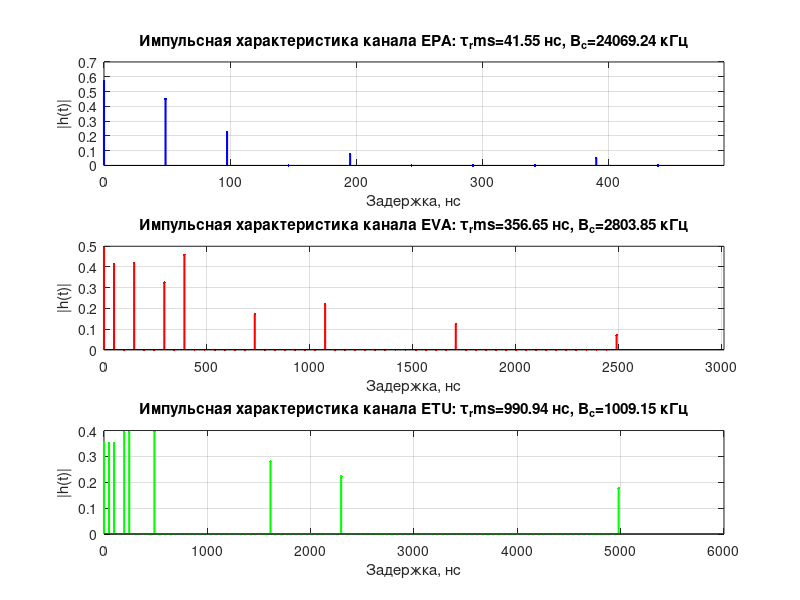
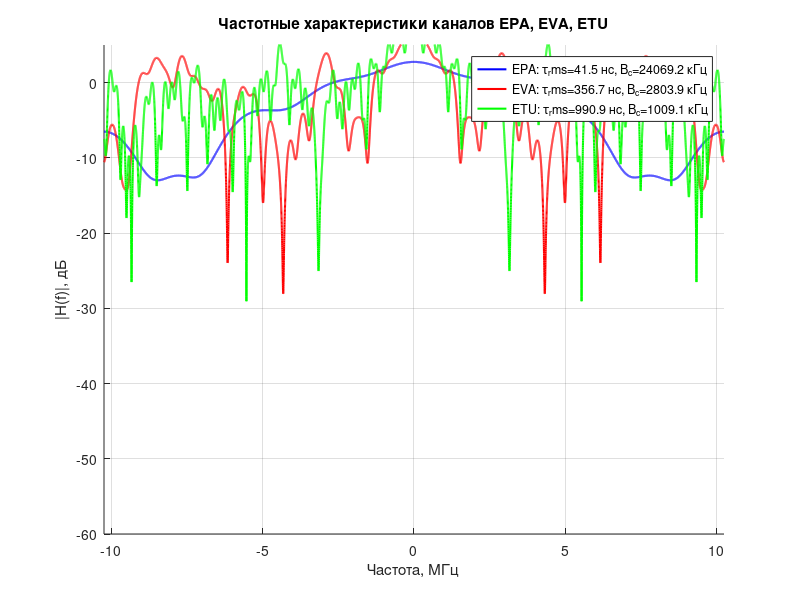

The MATLAB source for these figures, in order: (Note: this script raises an error after producing the figures.)
clc; clear; close all;

Nfft = 2048;                    % Размер FFT (по заданию)
M_data = 16;                    % Модуляция данных: 16-QAM
M_pilot = 4;                    % Модуляция пилотов: QPSK 
CP_len = round(Nfft/4);         % Длина CP = 1/4 * Nfft = 512
T_sym = 100e-6;                 % Длительность OFDM-символа 100 мкс (по заданию)
Fs = Nfft / T_sym;              % Частота дискретизации = 20.48 МГц
SNR_dB = 1:2:30;                % Диапазон SNR (дБ)
NumOfdmSymbols = 200;           % Количество OFDM символов

% ПРОФИЛИ КАНАЛОВ EPA, EVA, ETU 
% Задержки в наносекундах
EPA_delays_ns = [0, 30, 70, 80, 110, 190, 410];
EVA_delays_ns = [0, 30, 150, 310, 370, 710, 1090, 1730, 2510];
ETU_delays_ns = [0, 50, 120, 200, 230, 500, 1600, 2300, 5000];

% Средние относительные мощности в дБ
EPA_gains_dB = [0, -1, -2, -3, -8, -17.2, -20.8];
EVA_gains_dB = [0, -1.5, -1.4, -3.6, -0.6, -9.1, -7, -12, -16.9];
ETU_gains_dB = [-1, -1, -1, 0, 0, 0, -3, -5, -7];

% Перевод задержек в секунды
EPA_delays = EPA_delays_ns * 1e-9;
EVA_delays = EVA_delays_ns * 1e-9;
ETU_delays = ETU_delays_ns * 1e-9;

% Линейные мощности (нормированные)
EPA_gains_lin = 10.^(EPA_gains_dB/10);
EVA_gains_lin = 10.^(EVA_gains_dB/10);
ETU_gains_lin = 10.^(ETU_gains_dB/10);

EPA_gains_lin = EPA_gains_lin / sum(EPA_gains_lin);
EVA_gains_lin = EVA_gains_lin / sum(EVA_gains_lin);
ETU_gains_lin = ETU_gains_lin / sum(ETU_gains_lin);

channel_names = {'EPA', 'EVA', 'ETU'};
colors_ch = {'b', 'r', 'g'};

%% ДОП ЗАДАНИЕ 2.1: ПОСТРОЕНИЕ ИХ И ЧХ КАНАЛОВ EPA, EVA, ETU
fprintf('\nДОП ЗАДАНИЕ 2.1: ИХ и ЧХ каналов EPA, EVA, ETU\n');

channels_delays = {EPA_delays, EVA_delays, ETU_delays};
channels_gains = {EPA_gains_lin, EVA_gains_lin, ETU_gains_lin};

figure(14);

for ch_idx = 1:3
    tau = channels_delays{ch_idx};
    P_lin = channels_gains{ch_idx};

    tau_max_samples = round(tau(end) * Fs);
    h_len = max(tau_max_samples + 1, 10);
    h = zeros(1, h_len);

    for p = 1:length(tau)
        idx = round(tau(p) * Fs) + 1;
        if idx <= h_len
            h(idx) = sqrt(P_lin(p));
        end
    end

    Nfft_ch = 2^14;
    H = fftshift(fft(h, Nfft_ch));
    f_ch = (-Nfft_ch/2 : Nfft_ch/2-1) * (Fs / Nfft_ch);
    H_db = 20 * log10(abs(H) + eps);

    tau_avg = sum(P_lin .* tau) / sum(P_lin);
    tau_rms = sqrt(sum(P_lin .* (tau - tau_avg).^2) / sum(P_lin));
    Bc = 1 / tau_rms;

    subplot(3,1,ch_idx);
    stem((0:h_len-1)/Fs*1e9, abs(h), [colors_ch{ch_idx}, '.'], 'MarkerSize', 6, 'LineWidth', 1.5);
    title(sprintf('Импульсная характеристика канала %s: τ_rms=%.2f нс, B_c=%.2f кГц', ...
        channel_names{ch_idx}, tau_rms*1e9, Bc/1e3));
    xlabel('Задержка, нс'); 
    ylabel('|h(t)|');
    xlim([0, tau(end)*1e9*1.2]);
    grid on;

    fprintf('Канал %s: τ_rms = %.2f нс, B_c = %.2f кГц, h_len = %d отсчетов\n', ...
        channel_names{ch_idx}, tau_rms*1e9, Bc/1e3, h_len);
end

figure(15);
hold on; grid on;

for ch_idx = 1:3
    tau = channels_delays{ch_idx};
    P_lin = channels_gains{ch_idx};

    tau_max_samples = round(tau(end) * Fs);
    h_len = max(tau_max_samples + 1, 10);
    h = zeros(1, h_len);

    for p = 1:length(tau)
        idx = round(tau(p) * Fs) + 1;
        if idx <= h_len
            h(idx) = sqrt(P_lin(p));
        end
    end

    Nfft_ch = 2^14;
    H = fftshift(fft(h, Nfft_ch));
    f_ch = (-Nfft_ch/2 : Nfft_ch/2-1) * (Fs / Nfft_ch);
    H_db = 20 * log10(abs(H) + eps);

    tau_avg = sum(P_lin .* tau) / sum(P_lin);
    tau_rms = sqrt(sum(P_lin .* (tau - tau_avg).^2) / sum(P_lin));
    Bc = 1 / tau_rms;

    plot(f_ch/1e6, H_db, [colors_ch{ch_idx}, '-'], 'LineWidth', 1.5, ...
        'DisplayName', sprintf('%s: τ_rms=%.1f нс, B_c=%.1f кГц', ...
        channel_names{ch_idx}, tau_rms*1e9, Bc/1e3));
end

xlabel('Частота, МГц');
ylabel('|H(f)|, дБ');
title('Частотные характеристики каналов EPA, EVA, ETU');
legend('Location', 'best');
xlim([-Fs/2/1e6, Fs/2/1e6]);
ylim([-60, 5]);
hold off;

%% ДОП ЗАДАНИЕ 2.2: АНАЛИТИЧЕСКАЯ ОЦЕНКА СЕЛЕКТИВНОСТИ
fprintf('\nДОП ЗАДАНИЕ 2.2: Анализ селективности\n');

B_signal = 1 / T_sym;
B_signal_total = Fs;

fprintf('Полоса OFDM сигнала (одна поднесущая): B = %.2f кГц\n', B_signal/1e3);
fprintf('Полная полоса OFDM сигнала: B_total = %.2f МГц\n', B_signal_total/1e6);
fprintf('\n');

for ch_idx = 1:3
    tau = channels_delays{ch_idx};
    P_lin = channels_gains{ch_idx};

    tau_avg = sum(P_lin .* tau) / sum(P_lin);
    tau_rms = sqrt(sum(P_lin .* (tau - tau_avg).^2) / sum(P_lin));
    Bc = 1 / tau_rms;

    fprintf('Канал %s:\n', channel_names{ch_idx});
    fprintf('  τ_rms = %.2f нс\n', tau_rms*1e9);
    fprintf('  B_c = %.2f кГц\n', Bc/1e3);

    if B_signal_total < Bc
        fprintf('  B_total < B_c => ПЛОСКИЕ замирания\n');
    else
        fprintf('  B_total > B_c => ЧАСТОТНО-СЕЛЕКТИВНЫЕ замирания\n');
    end

    if tau_rms < T_sym
        fprintf('  τ_rms < T_sym => МСИ устраняется CP\n');
    else
        fprintf('  τ_rms > T_sym => МСИ не устраняется полностью\n');
    end
    fprintf('\n');
end

%% ДОП ЗАДАНИЕ 2.3-2.4: BER В КАНАЛАХ С ЗАМИРАНИЯМИ (EPA, EVA, ETU)
fprintf('ДОП ЗАДАНИЕ 2.3-2.4: BER в каналах с замираниями\n');

NumSC_fad = 1200;
NumGuardSC_fad = round((Nfft - NumSC_fad)/2);

pilot_step_fad = 16;
pilot_idx_fad = 1:pilot_step_fad:NumSC_fad;
data_idx_fad = setdiff(1:NumSC_fad, pilot_idx_fad);

nDataSymbols_fad = length(data_idx_fad);
nPilots_fad = length(pilot_idx_fad);

rayleighchan_EPA = comm.RayleighChannel( ...
    'SampleRate', Fs, ...
    'PathDelays', EPA_delays, ...
    'AveragePathGains', EPA_gains_dB, ...
    'MaximumDopplerShift', 0, ...
    'NormalizePathGains', true);

rayleighchan_EVA = comm.RayleighChannel( ...
    'SampleRate', Fs, ...
    'PathDelays', EVA_delays, ...
    'AveragePathGains', EVA_gains_dB, ...
    'MaximumDopplerShift', 0, ...
    'NormalizePathGains', true);

rayleighchan_ETU = comm.RayleighChannel( ...
    'SampleRate', Fs, ...
    'PathDelays', ETU_delays, ...
    'AveragePathGains', ETU_gains_dB, ...
    'MaximumDopplerShift', 0, ...
    'NormalizePathGains', true);

channels_fad = {rayleighchan_EPA, rayleighchan_EVA, rayleighchan_ETU};

BER_fading = zeros(length(channels_fad), length(SNR_dB));

for ch_idx = 1:length(channels_fad)
    fprintf('Канал %s:\n', channel_names{ch_idx});

    for k = 1:length(SNR_dB)
        errorBits = 0;
        totalBits = NumOfdmSymbols * nDataSymbols_fad * log2(M_data);

        for sym = 1:NumOfdmSymbols
            data_bits = randi([0 1], nDataSymbols_fad * log2(M_data), 1);
            data_symbols = bi2de(reshape(data_bits, log2(M_data), []).', 'left-msb');
            mod_data = qammod(data_symbols, M_data, 'UnitAveragePower', true);

            pilot_bits = randi([0 1], nPilots_fad * log2(M_pilot), 1);
            pilot_symbols = bi2de(reshape(pilot_bits, log2(M_pilot), []).', 'left-msb');
            mod_pilots = qammod(pilot_symbols, M_pilot, 'UnitAveragePower', true);

            Sp = zeros(Nfft, 1);
            Sp(NumGuardSC_fad + data_idx_fad) = mod_data;
            Sp(NumGuardSC_fad + pilot_idx_fad) = mod_pilots;

            Sig = ifft(ifftshift(Sp));
            Sig_CP = [Sig(end-CP_len+1:end); Sig];

            release(channels_fad{ch_idx});
            Rx_Signal = channels_fad{ch_idx}(Sig_CP);

            Ps = mean(abs(Rx_Signal).^2);
            SNR_linear = 10^(SNR_dB(k)/10);
            N0 = Ps / SNR_linear;
            sigma_noise = sqrt(N0/2);
            noise = sigma_noise * (randn(size(Rx_Signal)) + 1j*randn(size(Rx_Signal)));
            Rx_Signal = Rx_Signal + noise;

            Sig_rec = Rx_Signal(CP_len+1:CP_len+Nfft);
            Sp_rec = fftshift(fft(Sig_rec));

            H_pilots = Sp_rec(NumGuardSC_fad + pilot_idx_fad) ./ mod_pilots;
            H_est = interp1(pilot_idx_fad, H_pilots, (1:NumSC_fad)', 'linear', 'extrap');

            Sp_eq = Sp_rec(NumGuardSC_fad + data_idx_fad) ./ H_est(data_idx_fad);

            demod_symbols = qamdemod(Sp_eq, M_data, 'UnitAveragePower', true);
            bits_rx = reshape(de2bi(demod_symbols, log2(M_data), 'left-msb').', [], 1);

            errorBits = errorBits + sum(data_bits ~= bits_rx);
        end

        BER_fading(ch_idx, k) = errorBits / totalBits;
    end

    fprintf('  BER при SNR=10 дБ = %e\n', BER_fading(ch_idx, 6));
end

figure(16);
hold on; grid on;
markers_ch = {'o-', 's-', 'd-'};

for ch_idx = 1:length(channels_fad)
    plot(SNR_dB, BER_fading(ch_idx,:), [colors_ch{ch_idx} markers_ch{ch_idx}], ...
        'LineWidth', 1.5, 'MarkerSize', 6, ...
        'DisplayName', sprintf('%s (с эквалайзером)', channel_names{ch_idx}));
end

plot(SNR_dB, berawgn(SNR_dB, 'qam', M_data), '--k', 'LineWidth', 2, ...
    'DisplayName', 'Теория AWGN (berawgn)');

xlabel('SNR (дБ)');
ylabel('BER');
title('Помехоустойчивость OFDM в каналах с замираниями (EPA, EVA, ETU)');
legend('Location', 'southwest');
set(gca, 'YScale', 'log');
ylim([1e-5 1]);
hold off;

%% ДОП ЗАДАНИЕ 2.5: СОЗВЕЗДИЕ ДО И ПОСЛЕ ЭКВАЛАЙЗЕРА
fprintf('\nСозвездие до и после эквалайзера (канал EPA, SNR=15 дБ)\n');

SNR_test = 15;
SNR_linear_test = 10^(SNR_test/10);

release(channels_fad{1});

constellation_before_eq = [];
constellation_after_eq = [];
data_all = [];
errorBits_const = 0;
totalBits_const = NumOfdmSymbols * nDataSymbols_fad * log2(M_data);

for sym = 1:NumOfdmSymbols
    data_bits = randi([0 1], nDataSymbols_fad * log2(M_data), 1);
    data_symbols = bi2de(reshape(data_bits, log2(M_data), []).', 'left-msb');
    mod_data = qammod(data_symbols, M_data, 'UnitAveragePower', true);

    pilot_bits = randi([0 1], nPilots_fad * log2(M_pilot), 1);
    pilot_symbols = bi2de(reshape(pilot_bits, log2(M_pilot), []).', 'left-msb');
    mod_pilots = qammod(pilot_symbols, M_pilot, 'UnitAveragePower', true);

    Sp = zeros(Nfft, 1);
    Sp(NumGuardSC_fad + data_idx_fad) = mod_data;
    Sp(NumGuardSC_fad + pilot_idx_fad) = mod_pilots;

    Sig = ifft(ifftshift(Sp));
    Sig_CP = [Sig(end-CP_len+1:end); Sig];

    Rx_Signal = channels_fad{1}(Sig_CP);

    Ps = mean(abs(Rx_Signal).^2);
    N0 = Ps / SNR_linear_test;
    sigma_noise = sqrt(N0/2);
    noise = sigma_noise * (randn(size(Rx_Signal)) + 1j*randn(size(Rx_Signal)));
    Rx_Signal = Rx_Signal + noise;

    Sig_rec = Rx_Signal(CP_len+1:CP_len+Nfft);
    Sp_rec = fftshift(fft(Sig_rec));

    if sym <= 5
        constellation_before_eq = [constellation_before_eq; Sp_rec(NumGuardSC_fad + data_idx_fad)];
    end

    H_pilots = Sp_rec(NumGuardSC_fad + pilot_idx_fad) ./ mod_pilots;
    H_est = interp1(pilot_idx_fad, H_pilots, (1:NumSC_fad)', 'linear', 'extrap');

    Sp_eq = Sp_rec(NumGuardSC_fad + data_idx_fad) ./ H_est(data_idx_fad);

    if sym <= 5
        constellation_after_eq = [constellation_after_eq; Sp_eq];
        data_all = [data_all; mod_data];
    end

    demod_symbols = qamdemod(Sp_eq, M_data, 'UnitAveragePower', true);
    bits_rx = reshape(de2bi(demod_symbols, log2(M_data), 'left-msb').', [], 1);
    errorBits_const = errorBits_const + sum(data_bits ~= bits_rx);
end

BER_const = errorBits_const / totalBits_const;
fprintf('BER при SNR=%d дБ в канале EPA = %e\n', SNR_test, BER_const);

figure(17);
subplot(1,2,1);
plot(real(constellation_before_eq), imag(constellation_before_eq), 'b.', 'MarkerSize', 3);
title('Созвездие ДО эквалайзера (канал EPA)');
xlabel('I'); ylabel('Q');
grid on; axis equal;
xlim([-3, 3]); ylim([-3, 3]);

subplot(1,2,2);
plot(real(constellation_after_eq), imag(constellation_after_eq), 'r.', 'MarkerSize', 3);
hold on;
ideal_const = qammod(0:15, 16, 'UnitAveragePower', true);
plot(real(ideal_const), imag(ideal_const), 'kx', 'MarkerSize', 10, 'LineWidth', 2);
title(sprintf('Созвездие ПОСЛЕ эквалайзера (BER=%.2e)', BER_const));
xlabel('I'); ylabel('Q');
grid on; axis equal;
xlim([-3, 3]); ylim([-3, 3]);
legend('Принятые символы', 'Идеальное созвездие');
hold off;
